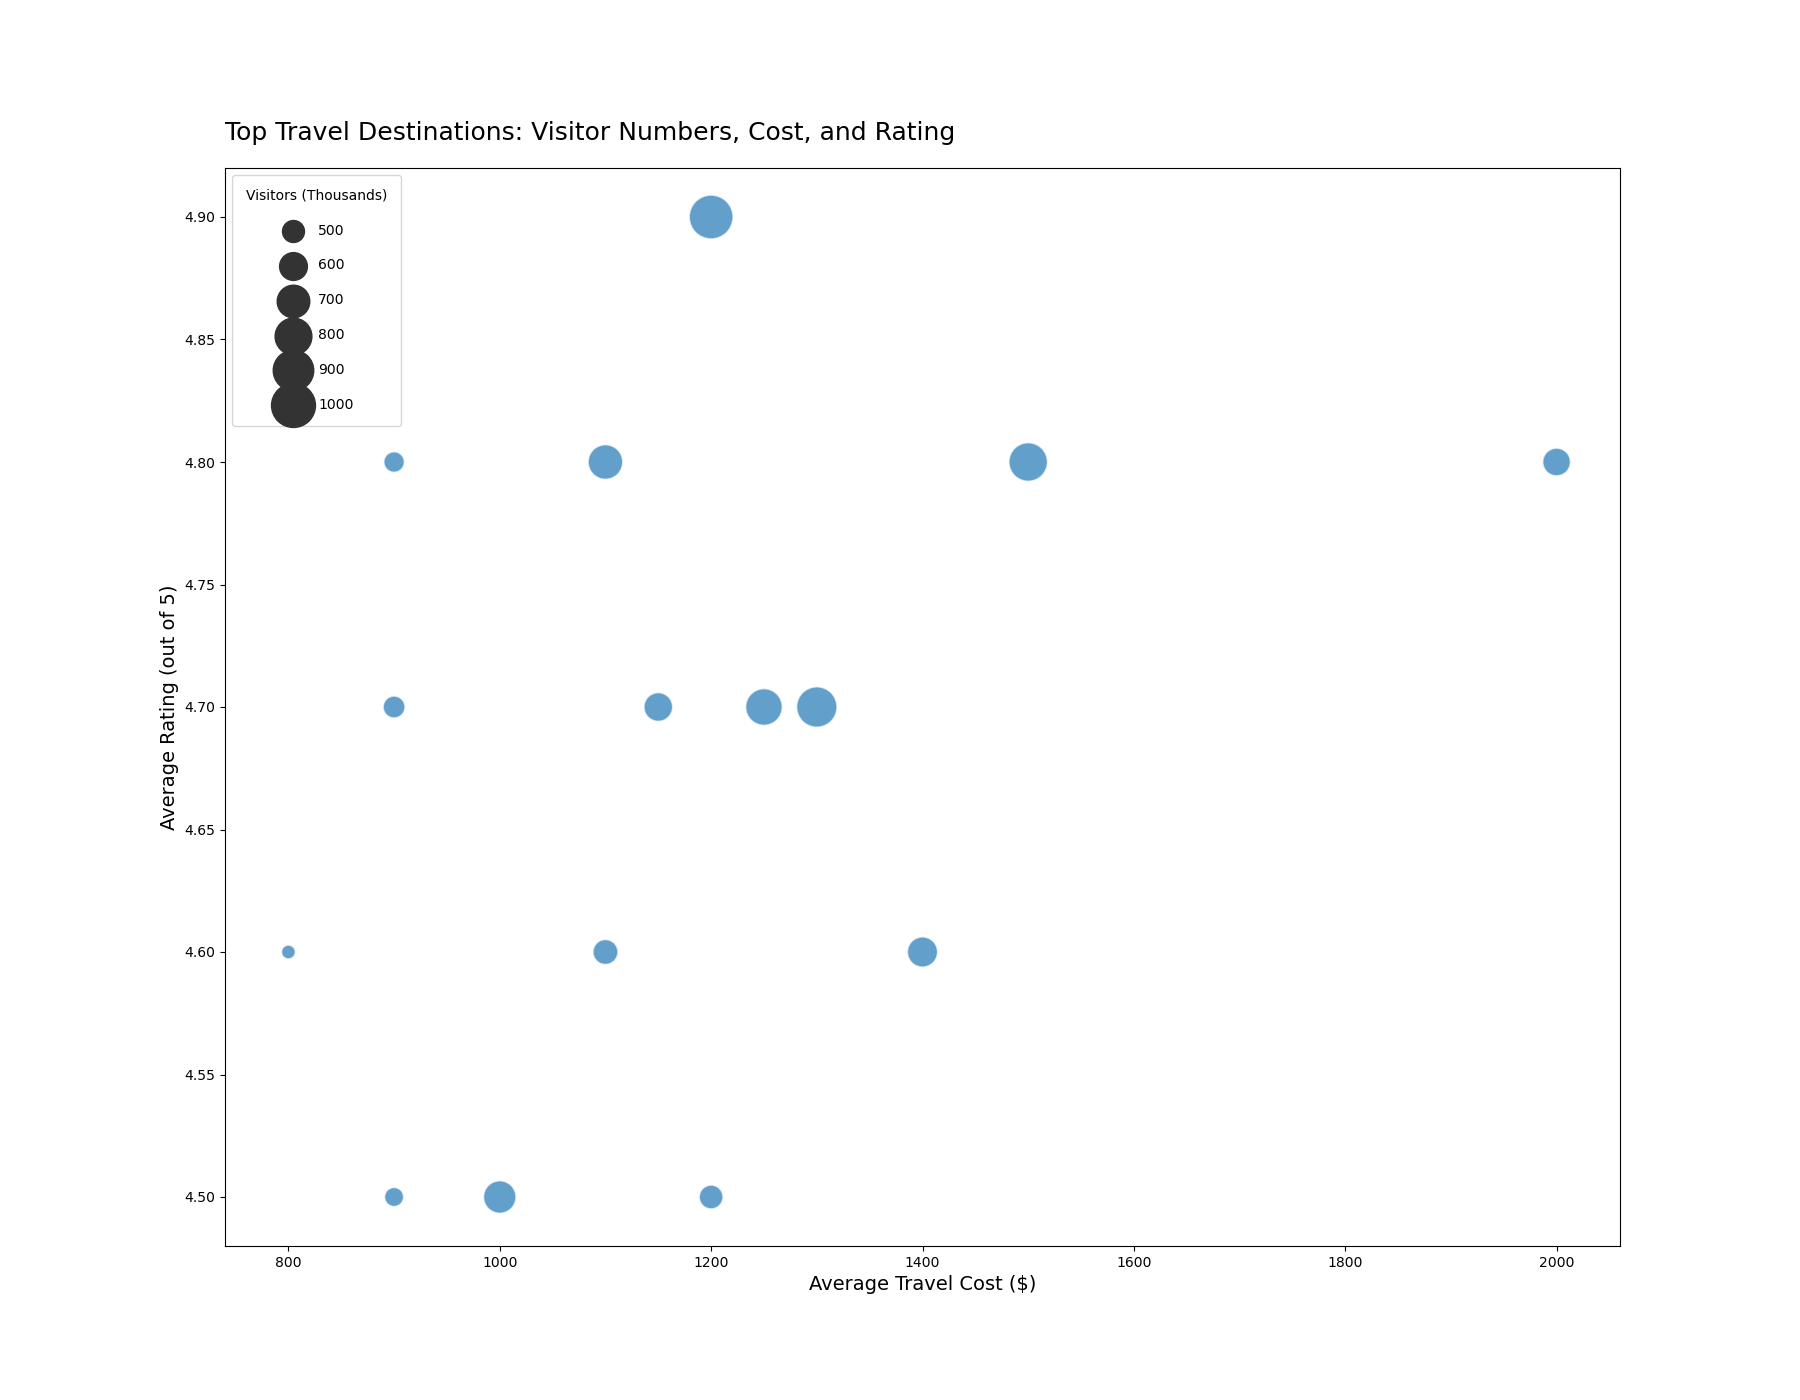

This chart was generated by the following Python code:

import pandas as pd
import seaborn as sns
import matplotlib.pyplot as plt

data = pd.DataFrame({
    "Destination": ["Paris", "Tokyo", "New York", "Rome", "Sydney", 
                    "London", "Bangkok", "Dubai", "Rio de Janeiro", "Istanbul", 
                    "Cape Town", "Barcelona", "Moscow", "Cairo", "Beijing"],
    "TravelGuide": ["Rick Steves", "Paul Theroux", "Anthony Bourdain", "Fodors", "Bill Bryson", 
                    "Travel Channel", "Lonely Planet", "National Geographic", "Rough Guides", "Frommer's", 
                    "Insight Guides", "DK Eyewitness", "Bradt Travel Guides", "Footprint", "Time Out"],
    "Visitors": [1000, 850, 900, 750, 650, 800, 700, 600, 500, 550, 480, 620, 530, 400, 460],
    "Cost": [1200, 1500, 1300, 1100, 1400, 1250, 1000, 2000, 900, 1100, 900, 1150, 1200, 800, 900],
    "Rating": [4.9, 4.8, 4.7, 4.8, 4.6, 4.7, 4.5, 4.8, 4.7, 4.6, 4.8, 4.7, 4.5, 4.6, 4.5]
})

plt.figure(figsize=(18, 14))
bubble_chart = sns.scatterplot(data=data, x="Cost", y="Rating", size="Visitors",
                               sizes=(100, 1000), alpha=0.7, palette=["#1f78b4", "#ff7f0e", "#33a02c", 
                               "#e31a1c", "#6a3d9a", "#b15928", "#a6cee3", "#fb9a99",
                               "#fdbf6f", "#cab2d6", "#ffff99", "#b2df8a", "#b15928",
                               "#ff7f0e", "#1f78b4"])

bubble_chart.set_xlabel("Average Travel Cost ($)", fontsize=14)
bubble_chart.set_ylabel("Average Rating (out of 5)", fontsize=14)
bubble_chart.set_title("Top Travel Destinations: Visitor Numbers, Cost, and Rating", fontsize=18, pad=20, loc='left')

h, lbls = bubble_chart.get_legend_handles_labels()
bubble_chart.legend(h[1:], lbls[1:], title="Visitors (Thousands)", borderpad=1, loc='upper left', labelspacing=1.5)

plt.show()
